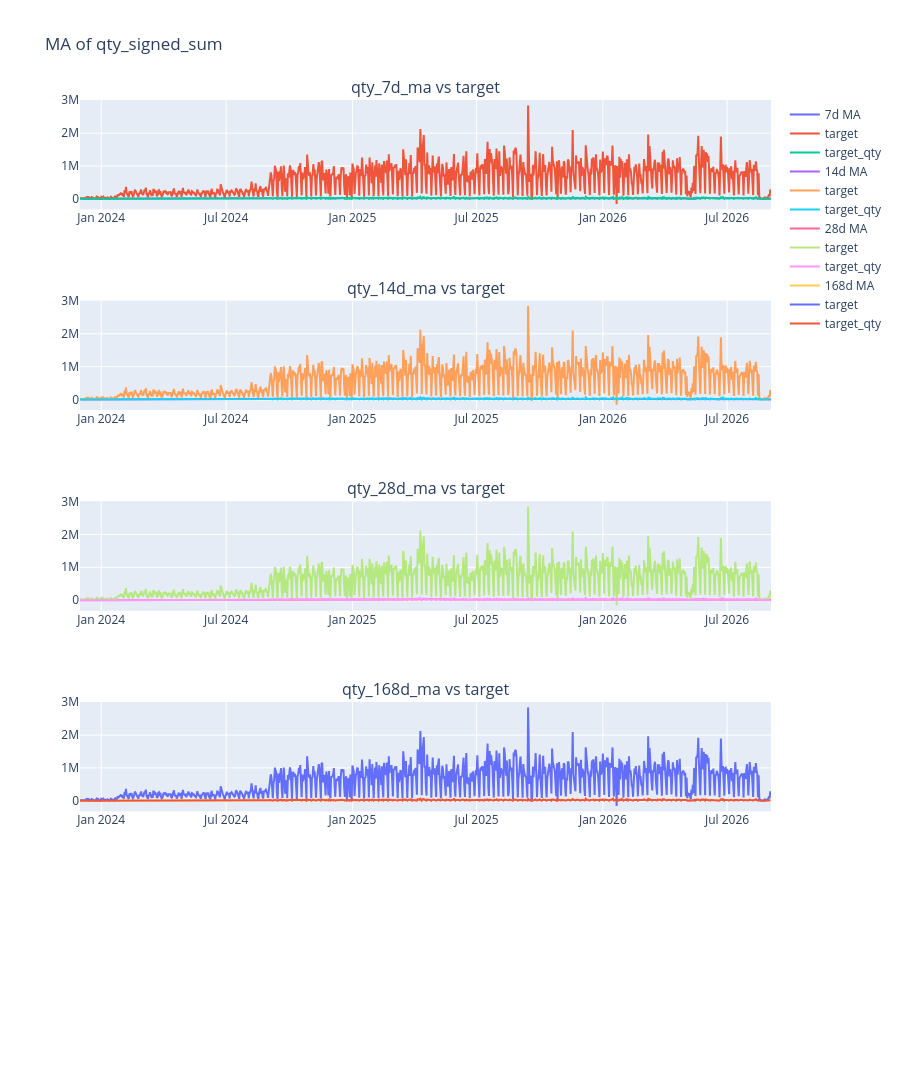
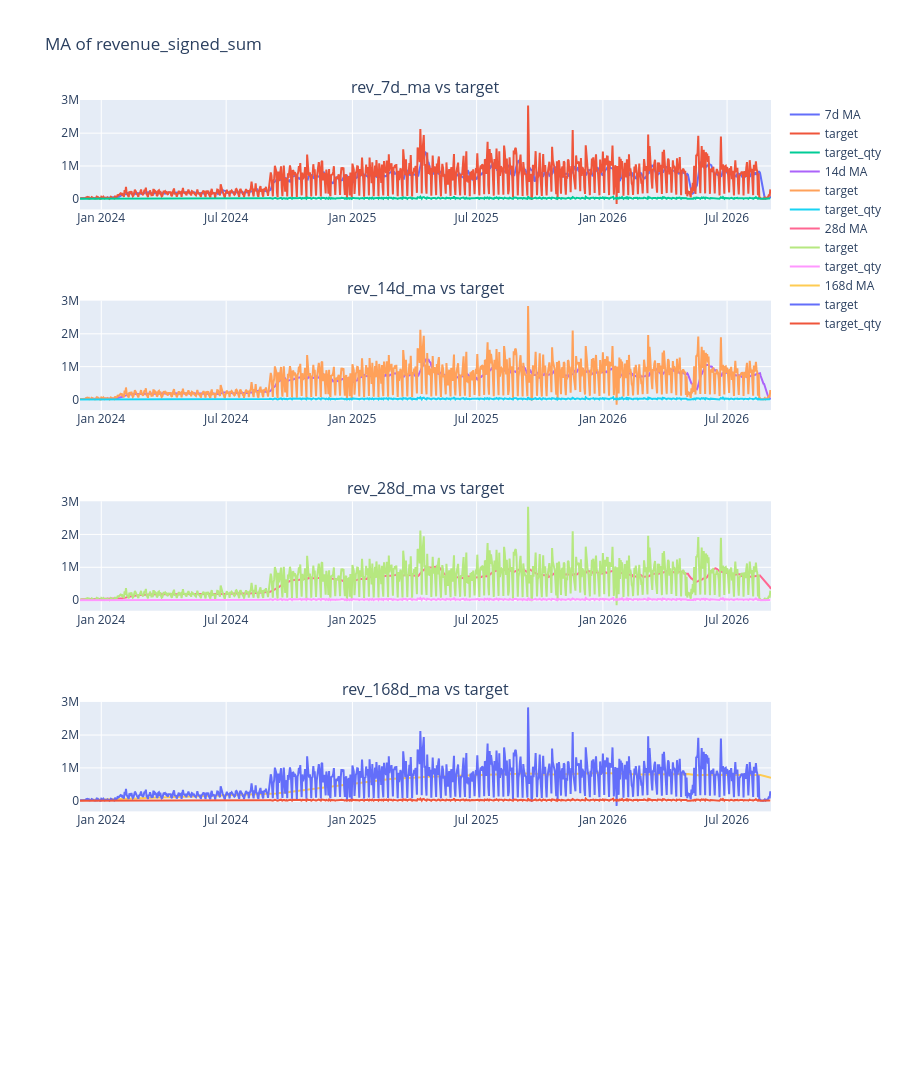
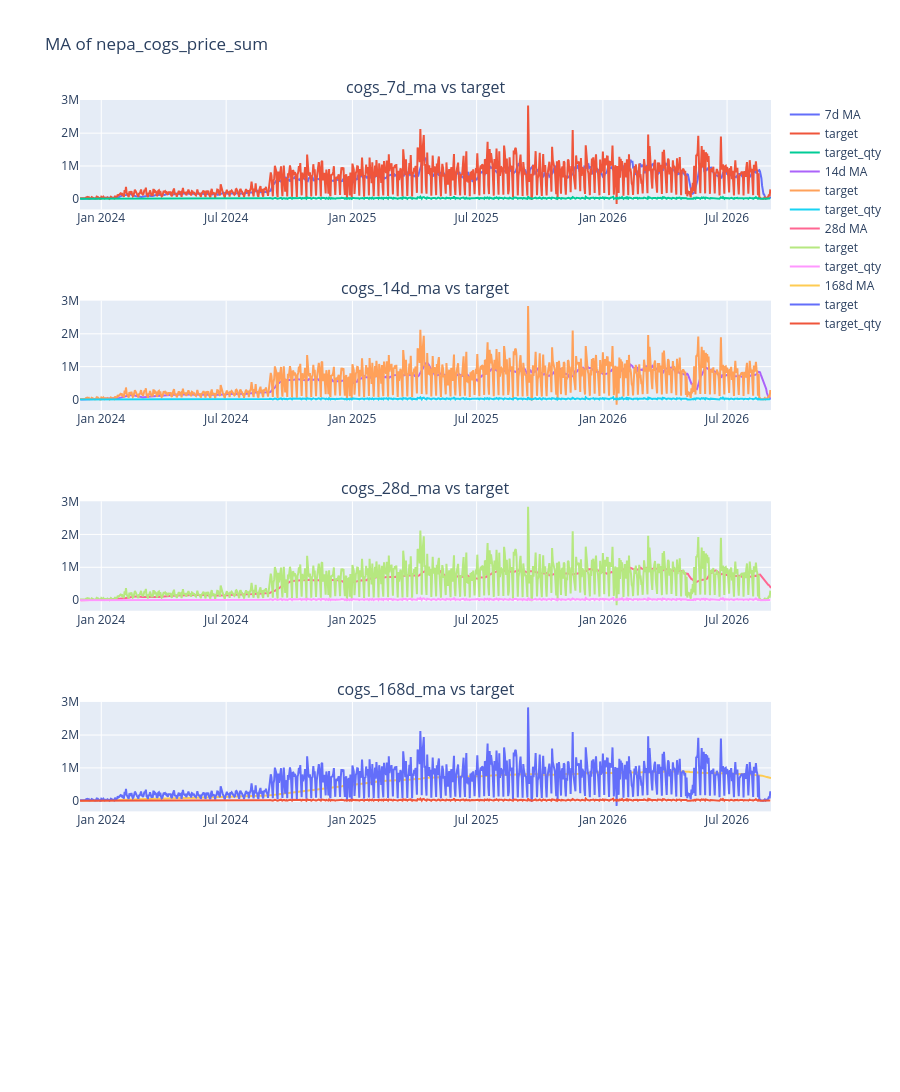
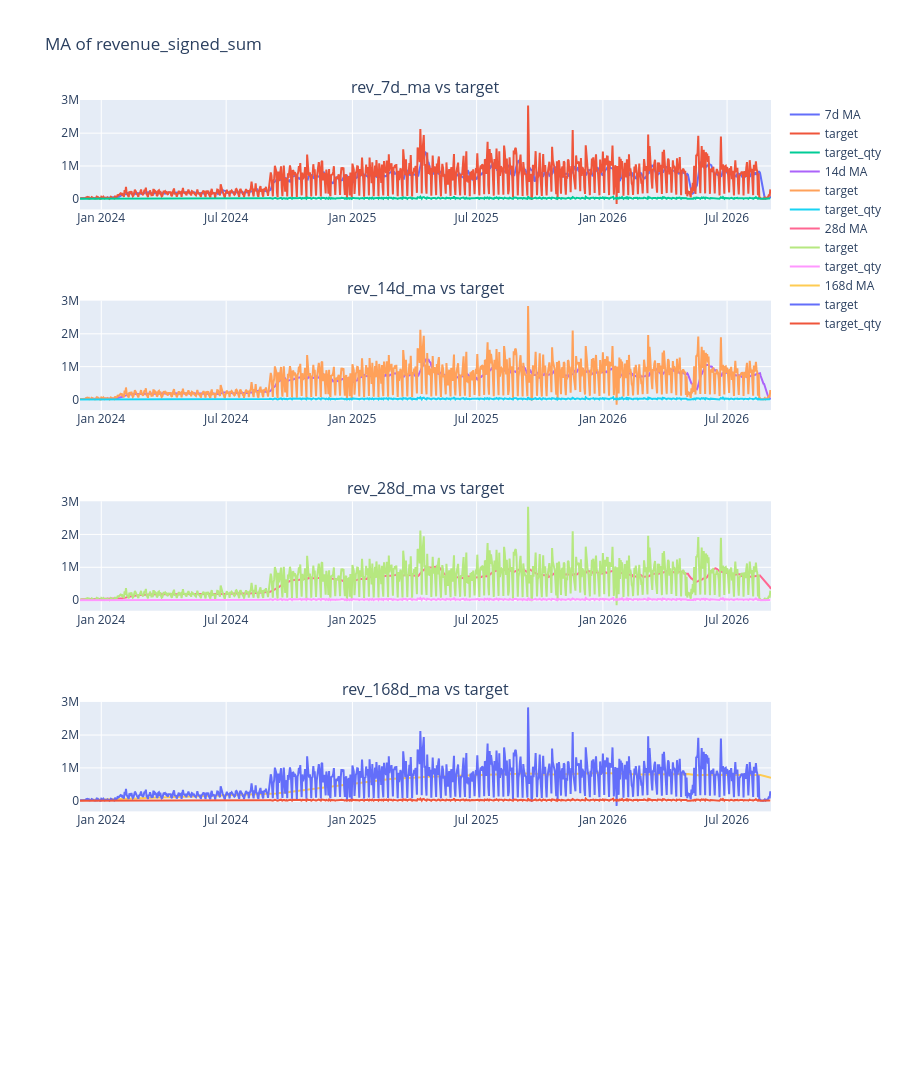

Notebook code cell kept with these figures, in order:
### Code cell
import plotly.express as px
import plotly.subplots as sp
import plotly.graph_objects as go

pd.set_option('display.max_columns', None)
pd.set_option('display.width', 100)


for col in cols:
    prefix = prefix_map.get(col, col)

    fig = sp.make_subplots(rows=5, cols=1, subplot_titles=[f"{prefix}_{i}d_ma vs target" for i in sma_duration])

    for idx, i in enumerate(sma_duration, start=1):
        ma_col = f"{prefix}_{i}d_ma"
        
        fig.add_trace(
            go.Scatter(x=df_explore["invoice_date"], y=df_explore[ma_col], name= f"{i}d MA"),
            row=idx, col=1
        )
        fig.add_trace(
            go.Scatter(x=df_explore["invoice_date"], y=df_explore["target"], name="target"),
            row=idx, col=1
        )
        fig.add_trace(
            go.Scatter(x=df_explore["invoice_date"], y=df_explore["target_qty"], name="target_qty"),
            row=idx, col=1
        )
    
    
    fig.update_layout(height=1300, title_text=f"MA of {col}")
    fig.show()

### Figure 1 — Plotly figure (JSON) as saved in the notebook; plotly's stock layout.template omitted (floating-point values rounded to 4 significant figures; data arrays with more than 128 entries replaced by an {"elided": "..."} marker saying what was removed)
{"data": [{"name": "7d MA", "type": "scatter", "x": {"elided": "1008 str values"}, "xaxis": "x", "y": {"elided": "1008 float values"}, "yaxis": "y"}, {"name": "target", "type": "scatter", "x": {"elided": "1008 str values"}, "xaxis": "x", "y": {"elided": "1008 float values"}, "yaxis": "y"}, {"name": "target_qty", "type": "scatter", "x": {"elided": "1008 str values"}, "xaxis": "x", "y": {"elided": "1008 float values"}, "yaxis": "y"}, {"name": "14d MA", "type": "scatter", "x": {"elided": "1008 str values"}, "xaxis": "x2", "y": {"elided": "1008 float values"}, "yaxis": "y2"}, {"name": "target", "type": "scatter", "x": {"elided": "1008 str values"}, "xaxis": "x2", "y": {"elided": "1008 float values"}, "yaxis": "y2"}, {"name": "target_qty", "type": "scatter", "x": {"elided": "1008 str values"}, "xaxis": "x2", "y": {"elided": "1008 float values"}, "yaxis": "y2"}, {"name": "28d MA", "type": "scatter", "x": {"elided": "1008 str values"}, "xaxis": "x3", "y": {"elided": "1008 float values"}, "yaxis": "y3"}, {"name": "target", "type": "scatter", "x": {"elided": "1008 str values"}, "xaxis": "x3", "y": {"elided": "1008 float values"}, "yaxis": "y3"}, {"name": "target_qty", "type": "scatter", "x": {"elided": "1008 str values"}, "xaxis": "x3", "y": {"elided": "1008 float values"}, "yaxis": "y3"}, {"name": "168d MA", "type": "scatter", "x": {"elided": "1008 str values"}, "xaxis": "x4", "y": {"elided": "1008 float values"}, "yaxis": "y4"}, {"name": "target", "type": "scatter", "x": {"elided": "1008 str values"}, "xaxis": "x4", "y": {"elided": "1008 float values"}, "yaxis": "y4"}, {"name": "target_qty", "type": "scatter", "x": {"elided": "1008 str values"}, "xaxis": "x4", "y": {"elided": "1008 float values"}, "yaxis": "y4"}], "layout": {"annotations": [{"font": {"size": 16}, "showarrow": false, "text": "qty_7d_ma vs target", "x": 0.5, "xanchor": "center", "xref": "paper", "y": 1, "yanchor": "bottom", "yref": "paper"}, {"font": {"size": 16}, "showarrow": false, "text": "qty_14d_ma vs target", "x": 0.5, "xanchor": "center", "xref": "paper", "y": 0.78, "yanchor": "bottom", "yref": "paper"}, {"font": {"size": 16}, "showarrow": false, "text": "qty_28d_ma vs target", "x": 0.5, "xanchor": "center", "xref": "paper", "y": 0.56, "yanchor": "bottom", "yref": "paper"}, {"font": {"size": 16}, "showarrow": false, "text": "qty_168d_ma vs target", "x": 0.5, "xanchor": "center", "xref": "paper", "y": 0.34, "yanchor": "bottom", "yref": "paper"}], "height": 1300, "title": {"text": "MA of qty_signed_sum"}, "xaxis": {"anchor": "y", "domain": [0, 1]}, "xaxis2": {"anchor": "y2", "domain": [0, 1]}, "xaxis3": {"anchor": "y3", "domain": [0, 1]}, "xaxis4": {"anchor": "y4", "domain": [0, 1]}, "xaxis5": {"anchor": "y5", "domain": [0, 1]}, "yaxis": {"anchor": "x", "domain": [0.88, 1]}, "yaxis2": {"anchor": "x2", "domain": [0.66, 0.78]}, "yaxis3": {"anchor": "x3", "domain": [0.44, 0.56]}, "yaxis4": {"anchor": "x4", "domain": [0.22, 0.34]}, "yaxis5": {"anchor": "x5", "domain": [0, 0.12]}}}

### Figure 2 — Plotly figure (JSON) as saved in the notebook; plotly's stock layout.template omitted (floating-point values rounded to 4 significant figures; data arrays with more than 128 entries replaced by an {"elided": "..."} marker saying what was removed)
{"data": [{"name": "7d MA", "type": "scatter", "x": {"elided": "1008 str values"}, "xaxis": "x", "y": {"elided": "1008 float values"}, "yaxis": "y"}, {"name": "target", "type": "scatter", "x": {"elided": "1008 str values"}, "xaxis": "x", "y": {"elided": "1008 float values"}, "yaxis": "y"}, {"name": "target_qty", "type": "scatter", "x": {"elided": "1008 str values"}, "xaxis": "x", "y": {"elided": "1008 float values"}, "yaxis": "y"}, {"name": "14d MA", "type": "scatter", "x": {"elided": "1008 str values"}, "xaxis": "x2", "y": {"elided": "1008 float values"}, "yaxis": "y2"}, {"name": "target", "type": "scatter", "x": {"elided": "1008 str values"}, "xaxis": "x2", "y": {"elided": "1008 float values"}, "yaxis": "y2"}, {"name": "target_qty", "type": "scatter", "x": {"elided": "1008 str values"}, "xaxis": "x2", "y": {"elided": "1008 float values"}, "yaxis": "y2"}, {"name": "28d MA", "type": "scatter", "x": {"elided": "1008 str values"}, "xaxis": "x3", "y": {"elided": "1008 float values"}, "yaxis": "y3"}, {"name": "target", "type": "scatter", "x": {"elided": "1008 str values"}, "xaxis": "x3", "y": {"elided": "1008 float values"}, "yaxis": "y3"}, {"name": "target_qty", "type": "scatter", "x": {"elided": "1008 str values"}, "xaxis": "x3", "y": {"elided": "1008 float values"}, "yaxis": "y3"}, {"name": "168d MA", "type": "scatter", "x": {"elided": "1008 str values"}, "xaxis": "x4", "y": {"elided": "1008 float values"}, "yaxis": "y4"}, {"name": "target", "type": "scatter", "x": {"elided": "1008 str values"}, "xaxis": "x4", "y": {"elided": "1008 float values"}, "yaxis": "y4"}, {"name": "target_qty", "type": "scatter", "x": {"elided": "1008 str values"}, "xaxis": "x4", "y": {"elided": "1008 float values"}, "yaxis": "y4"}], "layout": {"annotations": [{"font": {"size": 16}, "showarrow": false, "text": "rev_7d_ma vs target", "x": 0.5, "xanchor": "center", "xref": "paper", "y": 1, "yanchor": "bottom", "yref": "paper"}, {"font": {"size": 16}, "showarrow": false, "text": "rev_14d_ma vs target", "x": 0.5, "xanchor": "center", "xref": "paper", "y": 0.78, "yanchor": "bottom", "yref": "paper"}, {"font": {"size": 16}, "showarrow": false, "text": "rev_28d_ma vs target", "x": 0.5, "xanchor": "center", "xref": "paper", "y": 0.56, "yanchor": "bottom", "yref": "paper"}, {"font": {"size": 16}, "showarrow": false, "text": "rev_168d_ma vs target", "x": 0.5, "xanchor": "center", "xref": "paper", "y": 0.34, "yanchor": "bottom", "yref": "paper"}], "height": 1300, "title": {"text": "MA of revenue_signed_sum"}, "xaxis": {"anchor": "y", "domain": [0, 1]}, "xaxis2": {"anchor": "y2", "domain": [0, 1]}, "xaxis3": {"anchor": "y3", "domain": [0, 1]}, "xaxis4": {"anchor": "y4", "domain": [0, 1]}, "xaxis5": {"anchor": "y5", "domain": [0, 1]}, "yaxis": {"anchor": "x", "domain": [0.88, 1]}, "yaxis2": {"anchor": "x2", "domain": [0.66, 0.78]}, "yaxis3": {"anchor": "x3", "domain": [0.44, 0.56]}, "yaxis4": {"anchor": "x4", "domain": [0.22, 0.34]}, "yaxis5": {"anchor": "x5", "domain": [0, 0.12]}}}

### Figure 3 — Plotly figure (JSON) as saved in the notebook; plotly's stock layout.template omitted (floating-point values rounded to 4 significant figures; data arrays with more than 128 entries replaced by an {"elided": "..."} marker saying what was removed)
{"data": [{"name": "7d MA", "type": "scatter", "x": {"elided": "1008 str values"}, "xaxis": "x", "y": {"elided": "1008 float values"}, "yaxis": "y"}, {"name": "target", "type": "scatter", "x": {"elided": "1008 str values"}, "xaxis": "x", "y": {"elided": "1008 float values"}, "yaxis": "y"}, {"name": "target_qty", "type": "scatter", "x": {"elided": "1008 str values"}, "xaxis": "x", "y": {"elided": "1008 float values"}, "yaxis": "y"}, {"name": "14d MA", "type": "scatter", "x": {"elided": "1008 str values"}, "xaxis": "x2", "y": {"elided": "1008 float values"}, "yaxis": "y2"}, {"name": "target", "type": "scatter", "x": {"elided": "1008 str values"}, "xaxis": "x2", "y": {"elided": "1008 float values"}, "yaxis": "y2"}, {"name": "target_qty", "type": "scatter", "x": {"elided": "1008 str values"}, "xaxis": "x2", "y": {"elided": "1008 float values"}, "yaxis": "y2"}, {"name": "28d MA", "type": "scatter", "x": {"elided": "1008 str values"}, "xaxis": "x3", "y": {"elided": "1008 float values"}, "yaxis": "y3"}, {"name": "target", "type": "scatter", "x": {"elided": "1008 str values"}, "xaxis": "x3", "y": {"elided": "1008 float values"}, "yaxis": "y3"}, {"name": "target_qty", "type": "scatter", "x": {"elided": "1008 str values"}, "xaxis": "x3", "y": {"elided": "1008 float values"}, "yaxis": "y3"}, {"name": "168d MA", "type": "scatter", "x": {"elided": "1008 str values"}, "xaxis": "x4", "y": {"elided": "1008 float values"}, "yaxis": "y4"}, {"name": "target", "type": "scatter", "x": {"elided": "1008 str values"}, "xaxis": "x4", "y": {"elided": "1008 float values"}, "yaxis": "y4"}, {"name": "target_qty", "type": "scatter", "x": {"elided": "1008 str values"}, "xaxis": "x4", "y": {"elided": "1008 float values"}, "yaxis": "y4"}], "layout": {"annotations": [{"font": {"size": 16}, "showarrow": false, "text": "cogs_7d_ma vs target", "x": 0.5, "xanchor": "center", "xref": "paper", "y": 1, "yanchor": "bottom", "yref": "paper"}, {"font": {"size": 16}, "showarrow": false, "text": "cogs_14d_ma vs target", "x": 0.5, "xanchor": "center", "xref": "paper", "y": 0.78, "yanchor": "bottom", "yref": "paper"}, {"font": {"size": 16}, "showarrow": false, "text": "cogs_28d_ma vs target", "x": 0.5, "xanchor": "center", "xref": "paper", "y": 0.56, "yanchor": "bottom", "yref": "paper"}, {"font": {"size": 16}, "showarrow": false, "text": "cogs_168d_ma vs target", "x": 0.5, "xanchor": "center", "xref": "paper", "y": 0.34, "yanchor": "bottom", "yref": "paper"}], "height": 1300, "title": {"text": "MA of nepa_cogs_price_sum"}, "xaxis": {"anchor": "y", "domain": [0, 1]}, "xaxis2": {"anchor": "y2", "domain": [0, 1]}, "xaxis3": {"anchor": "y3", "domain": [0, 1]}, "xaxis4": {"anchor": "y4", "domain": [0, 1]}, "xaxis5": {"anchor": "y5", "domain": [0, 1]}, "yaxis": {"anchor": "x", "domain": [0.88, 1]}, "yaxis2": {"anchor": "x2", "domain": [0.66, 0.78]}, "yaxis3": {"anchor": "x3", "domain": [0.44, 0.56]}, "yaxis4": {"anchor": "x4", "domain": [0.22, 0.34]}, "yaxis5": {"anchor": "x5", "domain": [0, 0.12]}}}

### Figure 4 — Plotly figure (JSON) as saved in the notebook; plotly's stock layout.template omitted (floating-point values rounded to 4 significant figures; data arrays with more than 128 entries replaced by an {"elided": "..."} marker saying what was removed)
{"data": [{"name": "7d MA", "type": "scatter", "x": {"elided": "1008 str values"}, "xaxis": "x", "y": {"elided": "1008 float values"}, "yaxis": "y"}, {"name": "target", "type": "scatter", "x": {"elided": "1008 str values"}, "xaxis": "x", "y": {"elided": "1008 float values"}, "yaxis": "y"}, {"name": "target_qty", "type": "scatter", "x": {"elided": "1008 str values"}, "xaxis": "x", "y": {"elided": "1008 float values"}, "yaxis": "y"}, {"name": "14d MA", "type": "scatter", "x": {"elided": "1008 str values"}, "xaxis": "x2", "y": {"elided": "1008 float values"}, "yaxis": "y2"}, {"name": "target", "type": "scatter", "x": {"elided": "1008 str values"}, "xaxis": "x2", "y": {"elided": "1008 float values"}, "yaxis": "y2"}, {"name": "target_qty", "type": "scatter", "x": {"elided": "1008 str values"}, "xaxis": "x2", "y": {"elided": "1008 float values"}, "yaxis": "y2"}, {"name": "28d MA", "type": "scatter", "x": {"elided": "1008 str values"}, "xaxis": "x3", "y": {"elided": "1008 float values"}, "yaxis": "y3"}, {"name": "target", "type": "scatter", "x": {"elided": "1008 str values"}, "xaxis": "x3", "y": {"elided": "1008 float values"}, "yaxis": "y3"}, {"name": "target_qty", "type": "scatter", "x": {"elided": "1008 str values"}, "xaxis": "x3", "y": {"elided": "1008 float values"}, "yaxis": "y3"}, {"name": "168d MA", "type": "scatter", "x": {"elided": "1008 str values"}, "xaxis": "x4", "y": {"elided": "1008 float values"}, "yaxis": "y4"}, {"name": "target", "type": "scatter", "x": {"elided": "1008 str values"}, "xaxis": "x4", "y": {"elided": "1008 float values"}, "yaxis": "y4"}, {"name": "target_qty", "type": "scatter", "x": {"elided": "1008 str values"}, "xaxis": "x4", "y": {"elided": "1008 float values"}, "yaxis": "y4"}], "layout": {"annotations": [{"font": {"size": 16}, "showarrow": false, "text": "rev_7d_ma vs target", "x": 0.5, "xanchor": "center", "xref": "paper", "y": 1, "yanchor": "bottom", "yref": "paper"}, {"font": {"size": 16}, "showarrow": false, "text": "rev_14d_ma vs target", "x": 0.5, "xanchor": "center", "xref": "paper", "y": 0.78, "yanchor": "bottom", "yref": "paper"}, {"font": {"size": 16}, "showarrow": false, "text": "rev_28d_ma vs target", "x": 0.5, "xanchor": "center", "xref": "paper", "y": 0.56, "yanchor": "bottom", "yref": "paper"}, {"font": {"size": 16}, "showarrow": false, "text": "rev_168d_ma vs target", "x": 0.5, "xanchor": "center", "xref": "paper", "y": 0.34, "yanchor": "bottom", "yref": "paper"}], "height": 1300, "title": {"text": "MA of revenue_signed_sum"}, "xaxis": {"anchor": "y", "domain": [0, 1]}, "xaxis2": {"anchor": "y2", "domain": [0, 1]}, "xaxis3": {"anchor": "y3", "domain": [0, 1]}, "xaxis4": {"anchor": "y4", "domain": [0, 1]}, "xaxis5": {"anchor": "y5", "domain": [0, 1]}, "yaxis": {"anchor": "x", "domain": [0.88, 1]}, "yaxis2": {"anchor": "x2", "domain": [0.66, 0.78]}, "yaxis3": {"anchor": "x3", "domain": [0.44, 0.56]}, "yaxis4": {"anchor": "x4", "domain": [0.22, 0.34]}, "yaxis5": {"anchor": "x5", "domain": [0, 0.12]}}}
